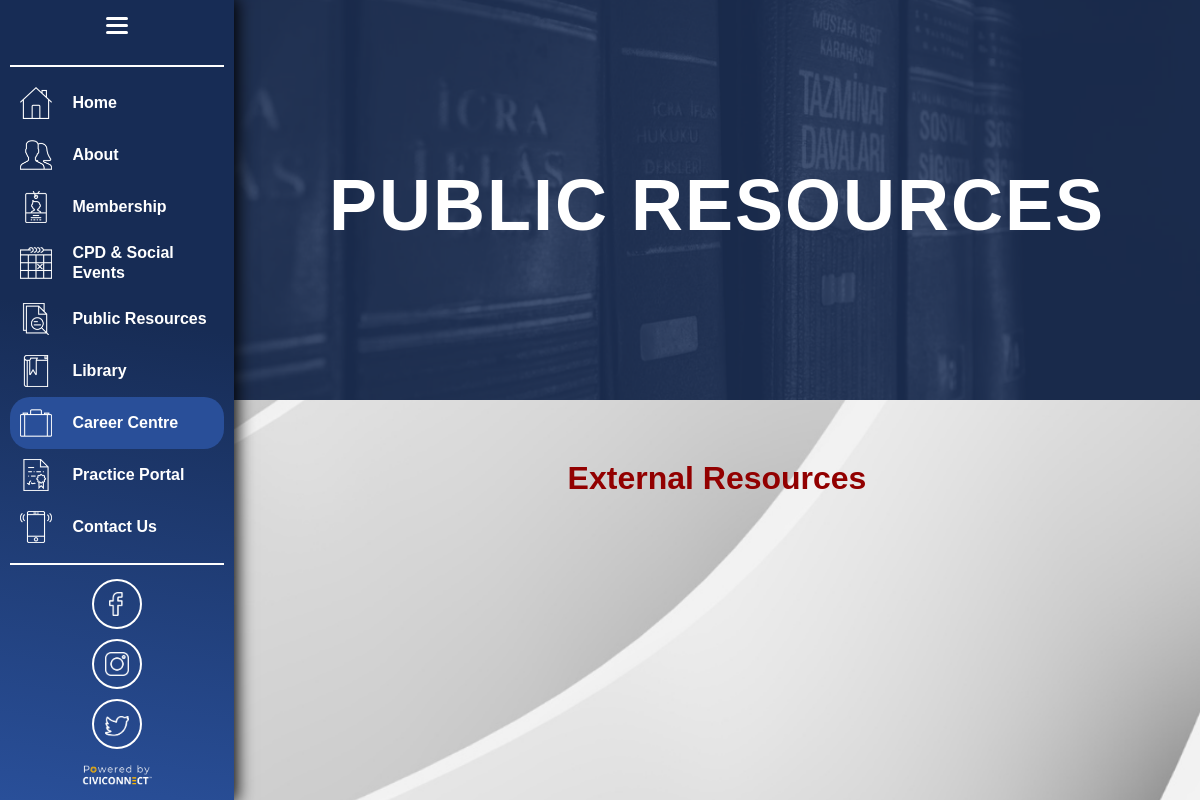
/public-resourcess/, run on an earlier commit of the app's database.
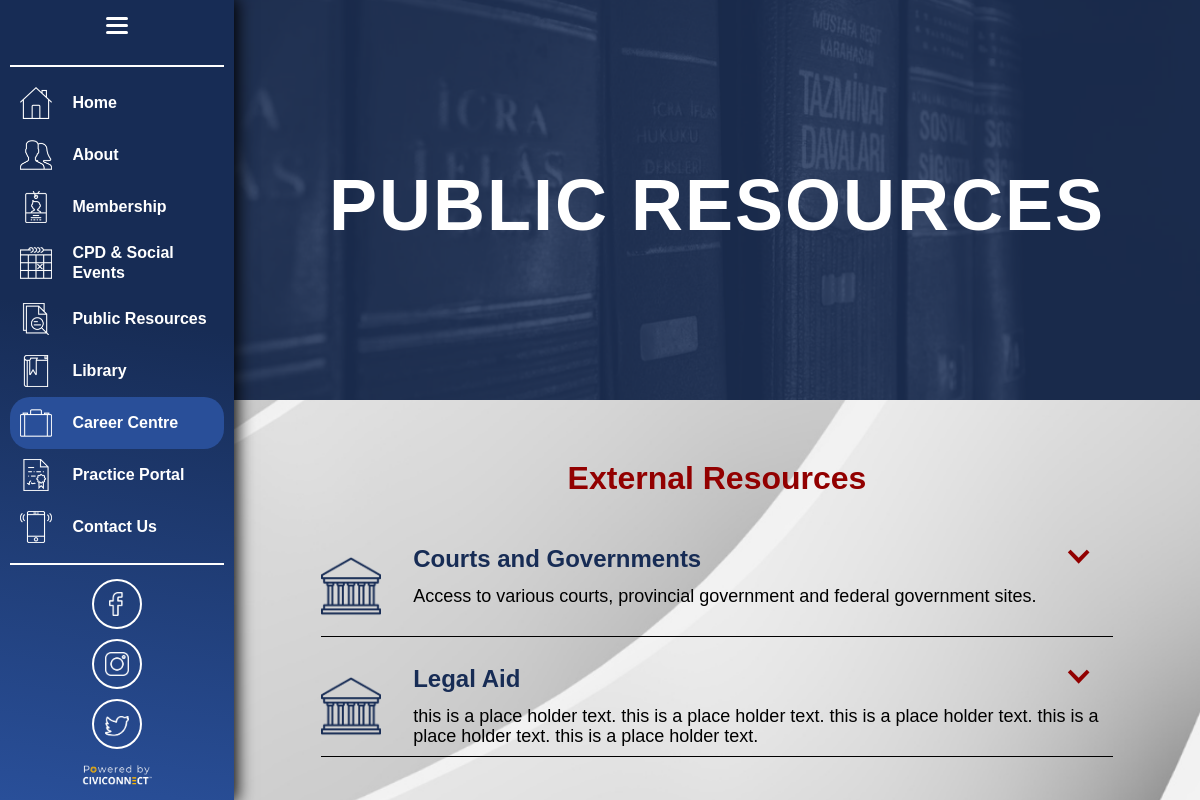
And on a later commit of the database.
### WellandLaw_app/models.py (models this page shows, shortened)
class PublicResources(models.Model):
    title = models.CharField(max_length=200)
    icon = models.ImageField(upload_to='static/images/publicresources', blank=True, null=True)
    description = models.CharField(max_length=500)
    links = RichTextField(blank=True, null=True)
    class Meta:
        verbose_name_plural = "PublicResources"

### WellandLaw_app/views.py (the view)
# urls.py: path('public-resourcess/', views.publicresources, name="public-resources"),
def publicresources(request):
    resources = PublicResources.objects.all()
    context = {'resources': resources}
    return render(request, 'public-resources.html', context)

### templates/public-resources.html (shortened to what this page needs)
<!DOCTYPE html>
{% load static %}
<html data-wf-page="62f411e0c7f4a5cb4b771e7a" data-wf-site="62d96ebd93ffb09c4e003d66">
<head>
  <link href="{% static 'css/normalize.css' %}" rel="stylesheet" type="text/css">
  <link href="{% static 'css/webflow.css' %}" rel="stylesheet" type="text/css">
  <link href="{% static 'css/wll-b27789.webflow.css' %}" rel="stylesheet" type="text/css">
</head>
<body class="new-body">
  <div class="overall-div">
  {% include 'navbar-side.html' %}
    <div class="page-content">
      <div class="hero-image">
        <h1>PUBLIC RESOURCES</h1>
      </div>
      <div class="new-section wf-section">
        <div class="container-2 w-container">
          <div class="section-title-wrapper">
            <h2><strong>External Resources</strong></h2>
          </div>
          <div class="accordion-wrapper">
            {% for resource in resources %}
            <div data-w-id="f1a6cd1f-4eab-02a7-46ba-c6056ff8017f" style="height:110px" class="accordion-item">
              <div class="w-layout-grid grid-13"><img src="{% static 'images/Gov.png' %}" loading="lazy" id="w-node-f1a6cd1f-4eab-02a7-46ba-c6056ff80181-4b771e7a" srcset="{% static 'images/Gov-p-500.png' %} 500w, {% static 'images/Gov.png' %} 512w" sizes="(max-width: 479px) 100vw, 60px" alt="" class="image-42">
                <div class="accordion-item-trigger">
                  <div class="div-block-54">
                    <h3 class="pr-heading">{{resource.title}}</h3>
                    <div style="-webkit-transform:translate3d(0, 0, 0) scale3d(1, 1, 1) rotateX(0) rotateY(0) rotateZ(0deg) skew(0, 0);-moz-transform:translate3d(0, 0, 0) scale3d(1, 1, 1) rotateX(0) rotateY(0) rotateZ(0deg) skew(0, 0);-ms-transform:translate3d(0, 0, 0) scale3d(1, 1, 1) rotateX(0) rotateY(0) rotateZ(0deg) skew(0, 0);transform:translate3d(0, 0, 0) scale3d(1, 1, 1) rotateX(0) rotateY(0) rotateZ(0deg) skew(0, 0)" class="accordion-icon w-icon-dropdown-toggle"></div>
                  </div>
                  <div>
                    <div class="blurb-paragraph resource-paragraph">{{resource.description}}</div>
                  </div>
                </div>
              </div>
            </div>
            {% endfor %}
          </div>
        </div>
      </div>
    </div>
  </div>
</body>
</html>

### templates/navbar.html (shortened to what this page needs)
{% load static %}

### templates/navbar-side.html (shortened to what this page needs)
{% load static %}
<div class="navbar">
  <div class="div-block">
    <div data-w-id="332ae062-a286-9157-47eb-bc715db86b66" class="nav-button">
      <a href="#" class="hamburger-wrapper w-inline-block">
        <div data-w-id="8a31832e-2438-800b-8fea-178e2ef8de8c" class="burger-line-2"></div>
        <div data-w-id="8a31832e-2438-800b-8fea-178e2ef8de8d" class="burger-line-2"></div>
        <div data-w-id="8a31832e-2438-800b-8fea-178e2ef8de8e" class="burger-line-2"></div>
      </a>
    </div>
  </div>
  <div class="div-block">
    <a href="{% url 'index' %}" class="new-logo w-nav-brand"><img src="{% static 'images/7.svg' %}" loading="lazy" alt="" class="image"></a>
  </div><img src="{% static 'images/7.svg' %}" loading="lazy" alt="" class="image-10">
  <div class="div-block-47">
    <a href="{% url 'index' %}" class="nav-link w-inline-block"><img src="{% static 'images/Home.png' %}" loading="lazy" alt="" class="nav-icon">
      <div class="nav-text">Home</div>
    </a>
    <a href="{% url 'about-us' %}" class="nav-link w-inline-block"><img src="{% static 'images/About-Us.png' %}" loading="lazy" srcset="{% static 'images/About-Us-p-500.png' %} 500w, {% static 'images/About-Us.png' %} 512w" sizes="(max-width: 767px) 100vw, 32.390625px" alt="" class="nav-icon">
      <div class="nav-text">About</div>
    </a>
    <a href="{% url 'membership-page' %}" class="nav-link w-inline-block"><img src="{% static 'images/Membership.png' %}" loading="lazy" srcset="{% static 'images/Membership-p-500.png' %} 500w, {% static 'images/Membership.png' %} 512w" sizes="(max-width: 767px) 100vw, 32.390625px" alt="" class="nav-icon">
      <div class="nav-text">Membership</div>
    </a>
    <a href="{% url 'cpd-events' %}" class="nav-link w-inline-block"><img src="{% static 'images/CPD--Events.png' %}" loading="lazy" srcset="{% static 'images/CPD--Events-p-500.png' %} 500w, {% static 'images/CPD--Events.png' %} 512w" sizes="(max-width: 767px) 100vw, 32.390625px" alt="" class="nav-icon">
      <div class="nav-text">CPD &amp; Social <br>Events</div>
    </a>
    <a href="{% url 'public-resources' %}" class="nav-link w-inline-block"><img src="{% static 'images/Public-Resources.png' %}" loading="lazy" srcset="{% static 'images/Public-Resources-p-500.png' %} 500w, {% static 'images/Public-Resources.png' %} 512w" sizes="(max-width: 767px) 100vw, 32.390625px" alt="" class="nav-icon">
      <div class="nav-text">Public Resources</div>
    </a>
    <a href="{% url 'library' %}" class="nav-link w-inline-block"><img src="{% static 'images/library.png' %}" loading="lazy" srcset="{% static 'images/library-p-500.png' %} 500w, {% static 'images/library.png' %} 512w" sizes="(max-width: 767px) 100vw, 32.390625px" alt="" class="nav-icon">
      <div class="nav-text">Library</div>
    </a>
    <a href="{% url 'career-centre' %}" aria-current="page" class="nav-link w-inline-block w--current"><img src="{% static 'images/career-centre.png' %}" loading="lazy" srcset="{% static 'images/career-centre-p-500.png' %} 500w, {% static 'images/career-centre.png' %} 512w" sizes="(max-width: 767px) 100vw, 32.390625px" alt="" class="nav-icon">
      <div class="nav-text">Career Centre</div>
    </a>
    <a href="{% url 'practice-portals' %}" class="nav-link w-inline-block"><img src="{% static 'images/Practice-Portals.png' %}" loading="lazy" srcset="{% static 'images/Practice-Portals-p-500.png' %} 500w, {% static 'images/Practice-Portals.png' %} 512w" sizes="(max-width: 767px) 100vw, 32.390625px" alt="" class="nav-icon">
      <div class="nav-text">Practice Portal</div>
    </a>
    <a href="{% url 'contact-us' %}" class="nav-link w-inline-block"><img src="{% static 'images/Contact-Us.png' %}" loading="lazy" srcset="{% static 'images/Contact-Us-p-500.png' %} 500w, {% static 'images/Contact-Us.png' %} 512w" sizes="(max-width: 767px) 100vw, 32.390625px" alt="" class="nav-icon">
      <div class="nav-text">Contact Us</div>
    </a>
  </div>
  <div class="contact-socials-copy">
    <a href="https://www.facebook.com/Welland-County-Law-Association-1815302662023181/" target="_blank" class="d-13-link-block-2-copy w-inline-block">
      <div data-w-id="8992aa2d-2479-8ec8-f860-3dcecdc772e2" class="d-13-icon-bg-2-copy">
        <div class="d-13-icon-2-copy"></div><img src="{% static 'images/facebook-2.png' %}" loading="lazy" srcset="{% static 'images/facebook-2-p-500.png' %} 500w, {% static 'images/facebook-2.png' %} 512w" sizes="(max-width: 767px) 100vw, 24px" alt="" class="image-39-copy-2">
      </div>
    </a>
    <a href="https://www.instagram.com/wclassociation/" target="_blank" class="d-13-link-block-2-copy w-inline-block">
      <div data-w-id="8992aa2d-2479-8ec8-f860-3dcecdc772e7" class="d-13-icon-bg-2-copy">
        <div class="d-13-icon-2-copy"></div><img src="{% static 'images/Instagram-2.png' %}" loading="lazy" srcset="{% static 'images/Instagram-2-p-500.png' %} 500w, {% static 'images/Instagram-2.png' %} 512w" sizes="(max-width: 767px) 100vw, 24px" alt="" class="image-39">
      </div>
    </a>
    <a href="#" class="d-13-link-block-2-copy w-inline-block">
      <div data-w-id="8992aa2d-2479-8ec8-f860-3dcecdc772ec" class="d-13-icon-bg-2-copy"><img src="{% static 'images/twitter-2.png' %}" loading="lazy" srcset="{% static 'images/twitter-2-p-500.png' %} 500w, {% static 'images/twitter-2.png' %} 512w" sizes="(max-width: 767px) 100vw, 24px" alt="" class="image-39-copy">
      </div>
    </a>
  </div>
  <div class="div-block">
    <a href="https://www.civiconnect.ca/" target="_blank" class="w-nav-brand"><img src="{% static 'images/CIVI.png' %}" loading="lazy" alt="" class="image"></a>
  </div>
</div>

### static/css/webflow.css (style rules this page uses)
[class^="w-icon-"], [class*=" w-icon-"] { font-family: 'webflow-icons' !important; speak: none; font-style: normal; font-weight: normal; font-variant: normal; text-transform: none; line-height: 1; -webkit-font-smoothing: antialiased; -moz-osx-font-smoothing: grayscale; }
.w-icon-arrow-down:before, .w-icon-dropdown-toggle:before { content: "\e603"; }
* { -webkit-box-sizing: border-box; -moz-box-sizing: border-box; box-sizing: border-box; }
html { height: 100%; }
body { margin: 0; min-height: 100%; background-color: #fff; font-family: Arial, sans-serif; font-size: 14px; line-height: 20px; color: #333; }
img { max-width: 100%; vertical-align: middle; display: inline-block; }
.w-inline-block { max-width: 100%; display: inline-block; }
h1, h2, h3, h4, h5, h6 { font-weight: bold; margin-bottom: 10px; }
h1 { font-size: 38px; line-height: 44px; margin-top: 20px; }
h2 { font-size: 32px; line-height: 36px; margin-top: 20px; }
h3 { font-size: 24px; line-height: 30px; margin-top: 20px; }
.w-container { margin-left: auto; margin-right: auto; max-width: 940px; }
.w-container:before, .w-container:after { content: " "; display: table; grid-column-start: 1; grid-row-start: 1; grid-column-end: 2; grid-row-end: 2; }
.w-container:after { clear: both; }
.w-icon-dropdown-toggle { position: absolute; top: 0; right: 0; bottom: 0; margin: auto; margin-right: 20px; width: 1em; height: 1em; }
.w-nav-brand { position: relative; float: left; text-decoration: none; color: #333333; }

### templates/public-resources.html (style rules this page uses)
body { -ms-overflow-style: none; scrollbar-width: none; overflow-y: scroll; }

What changed in the data, as far as the page shows it:
added PublicResources: title "Courts and Governments", description "Access to various courts, provincial government and federal government sites."
added PublicResources: title "Legal Aid", description "this is a place holder text. this is a place holder text. this is a place holder text. this is a place holder text. this is a place holder text."
